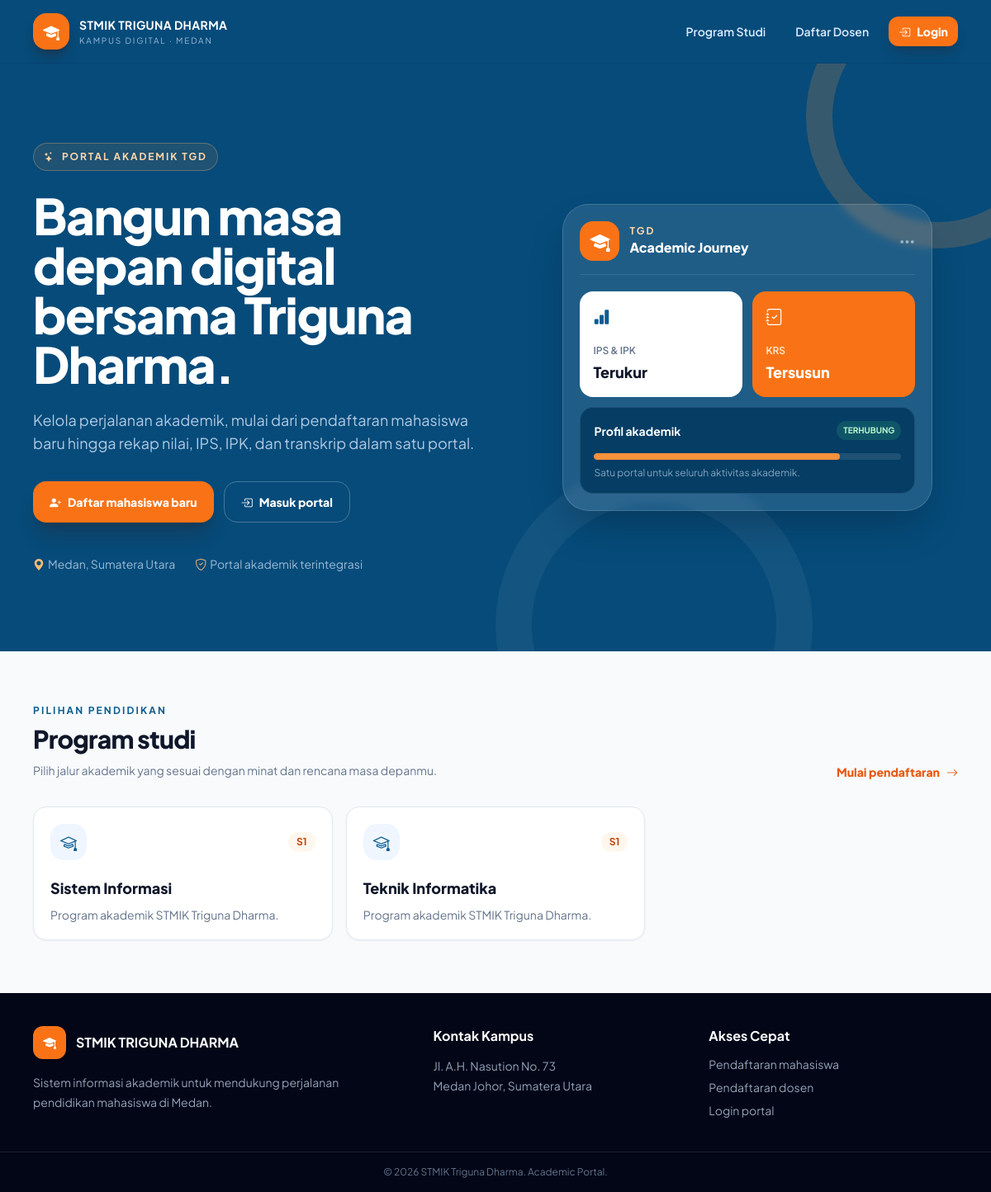
The page / on the database its author committed.
### tables this page shows
CREATE TABLE IF NOT EXISTS program_studi (
    id INT PRIMARY KEY AUTO_INCREMENT,
    kode_prodi VARCHAR(30) NOT NULL UNIQUE,
    nama_prodi VARCHAR(150) NOT NULL,
    jenjang VARCHAR(30) NOT NULL,
    status TINYINT(1) NOT NULL DEFAULT 1,
    created_at TIMESTAMP DEFAULT CURRENT_TIMESTAMP,
    updated_at TIMESTAMP DEFAULT CURRENT_TIMESTAMP ON UPDATE CURRENT_TIMESTAMP
);

### helpers/helpers.php (called while the page is built, shortened)
<?php
function view(string $template, array $data = []): void
{
    extract($data);
    $path = ROOT_PATH . '/views/' . $template . '.php';
    include $path;
}
function e(mixed $value): string
{
    return htmlspecialchars((string) $value, ENT_QUOTES, 'UTF-8');
}

### controllers/AuthController.php (called while the page is built, shortened)
<?php
class AuthController
{
    private PDO $pdo;
    public function __construct(UserModel $userModel, PDO $pdo)
    {
        $this->pdo = $pdo;
    }
    public function welcome(): void
    {
        $programStudi = (new ProgramStudiModel($this->pdo))->getAll();
        view('auth/welcome', ['pageTitle' => 'STMIK Triguna Dharma', 'programStudi' => $programStudi]);
    }
}

### public/index.php (called while the page is built, shortened)
<?php
require_once __DIR__ . '/../helpers/helpers.php';
require_once __DIR__ . '/../models/ProgramStudiModel.php';
require_once __DIR__ . '/../controllers/AuthController.php';
$dbConfig = require __DIR__ . '/../config/database.php';
try {
    $db = new Database($dbConfig);
    $pdo = $db->getConnection();
} catch (Throwable $e) {
    http_response_code(503);
    echo '<!DOCTYPE html><html lang="id"><head><meta charset="UTF-8"><meta name="viewport" content="width=device-width, initial-scale=1.0"><title>Database Tidak Tersedia</title><script src="https://cdn.tailwindcss.com"></script></head><body class="bg-slate-100 min-h-screen flex items-center justify-center"><div class="max-w-lg rounded-xl bg-white p-8 shadow-lg text-center"><div class="mb-4 text-5xl">⚠️</div><h1 class="text-2xl font-bold text-slate-800 mb-2">Database belum aktif</h1><p class="text-slate-600 mb-4">Server MySQL Laragon belum berjalan atau koneksi belum dikonfigurasi.</p><pre class="overflow-auto rounded bg-slate-100 p-3 text-left text-xs text-slate-700">' . htmlspecialchars($e->getMessage(), ENT_QUOTES, 'UTF-8') . '</pre><p class="mt-4 text-sm text-slate-500">Lanjutkan dengan menyalakan MySQL di Laragon dan menjalankan script SQL dari folder database.</p></div></body></html>';
    exit;
}
$uri = parse_url($_SERVER['REQUEST_URI'], PHP_URL_PATH);
$routeMap = [
    '/' => ['AuthController', 'welcome'],
    '/login' => ['AuthController', 'login'],
    '/register' => ['AuthController', 'register'],
    '/register/dosen' => ['AuthController', 'registerDosen'],
    '/logout' => ['AuthController', 'logout'],
    '/admin/dashboard' => ['AdminController', 'dashboard'],
    '/admin/dashboard/live' => ['AdminController', 'liveData'],
    '/admin/program-studi' => ['MasterDataController', 'programStudi'],
    '/admin/mahasiswa' => ['MasterDataController', 'mahasiswa'],
    '/admin/dosen' => ['MasterDataController', 'dosen'],
    '/admin/mata-kuliah' => ['MasterDataController', 'mataKuliah'],
    '/admin/tahun-akademik' => ['MasterDataController', 'tahunAkademik'],
    '/admin/krs' => ['KrsController', 'index'],
    '/admin/krs/create' => ['KrsController', 'create'],
    '/admin/krs/delete' => ['KrsController', 'delete'],
    '/admin/nilai' => ['NilaiController', 'index'],
    '/admin/ips' => ['PerhitunganController', 'ips'],
    '/admin/ipk' => ['PerhitunganController', 'ipk'],
    '/admin/transkrip' => ['PerhitunganController', 'transkrip'],
    '/dosen/dashboard' => ['DosenController', 'dashboard'],
    '/dosen/dashboard/live' => ['DosenController', 'liveData'],
    '/mahasiswa/dashboard' => ['MahasiswaController', 'dashboard'],
    '/mahasiswa/dashboard/live' => ['MahasiswaController', 'liveData'],
    '/mahasiswa/krs' => ['KrsController', 'mandiri'],
];
$action = $routeMap[$uri] ?? null;
[$controllerName, $method] = $action;
if (in_array($controllerName, ['AdminController', 'MasterDataController', 'KrsController', 'NilaiController', 'PerhitunganController', 'DosenController', 'MahasiswaController'], true)) {
    $controller = new $controllerName($pdo);
} elseif ($controllerName === 'AuthController') {
    $controller = new $controllerName(new UserModel($pdo), $pdo);
} else {
    $controller = new $controllerName();
}
$controller->$method();

### models/ProgramStudiModel.php (called while the page is built, shortened)
<?php
class ProgramStudiModel
{
    private PDO $pdo;
    public function __construct(PDO $pdo)
    {
        $this->pdo = $pdo;
    }
    public function getAll(): array
    {
        $sql = 'SELECT * FROM program_studi ORDER BY nama_prodi ASC';
        $stmt = $this->pdo->query($sql);
        return $stmt->fetchAll();
    }
}

### views/auth/welcome.php (the view, shortened to what this page needs)
<?php
$programStudi = $programStudi ?? [];
?>
<!DOCTYPE html>
<html lang="id">
<head>
    <script src="https://cdn.tailwindcss.com"></script>
    <link rel="stylesheet" href="https://cdn.jsdelivr.net/npm/bootstrap-icons@1.11.3/font/bootstrap-icons.min.css">
</head>
<body class="bg-slate-50 text-slate-900">
    <header class="border-b border-blue-950/20 bg-[#064b7a] text-white">
        <div class="mx-auto flex max-w-7xl items-center justify-between px-4 py-4 sm:px-6 lg:px-10">
            <a href="<?php echo BASE_URL; ?>/" class="flex items-center gap-3"><span class="flex h-11 w-11 items-center justify-center rounded-2xl bg-orange-500 text-xl shadow-lg shadow-orange-950/30"><i class="bi bi-mortarboard-fill"></i></span><span><strong class="block text-sm tracking-wide">STMIK TRIGUNA DHARMA</strong><small class="mt-0.5 block text-[10px] uppercase tracking-[.18em] text-blue-100/70">Kampus Digital &middot; Medan</small></span></a>
            <nav class="flex items-center gap-2 sm:gap-3"><a href="#program-studi" class="hidden rounded-xl px-3 py-2 text-sm font-semibold text-blue-100 hover:bg-white/10 sm:inline-block">Program Studi</a><a href="<?php echo BASE_URL; ?>/register/dosen" class="hidden rounded-xl px-3 py-2 text-sm font-semibold text-blue-100 hover:bg-white/10 md:inline-block">Daftar Dosen</a><a href="<?php echo BASE_URL; ?>/login" class="inline-flex items-center gap-2 rounded-xl bg-orange-500 px-3 py-2 text-sm font-extrabold text-white shadow-lg shadow-orange-950/20 transition hover:bg-orange-600"><i class="bi bi-box-arrow-in-right"></i><span>Login</span></a></nav>
        </div>
    </header>
    <main>
        <section class="relative overflow-hidden bg-[#064b7a] text-white">
            <div class="absolute -right-24 -top-24 h-80 w-80 rounded-full border-[32px] border-orange-400/20"></div><div class="absolute -bottom-40 left-1/2 h-96 w-96 rounded-full border-[44px] border-white/5"></div>
            <div class="relative mx-auto grid max-w-7xl items-center gap-12 px-4 py-16 sm:px-6 sm:py-20 lg:grid-cols-[1.05fr_.95fr] lg:px-10 lg:py-24">
                <div>
                    <div class="mb-6 inline-flex items-center gap-2 rounded-full border border-orange-300/30 bg-orange-400/10 px-3 py-2 text-xs font-bold uppercase tracking-[.16em] text-orange-200"><i class="bi bi-stars"></i> Portal Akademik TGD</div>
                    <h1 class="max-w-2xl text-4xl font-extrabold leading-tight tracking-tight sm:text-5xl lg:text-6xl">Bangun masa depan digital bersama Triguna Dharma.</h1>
                    <p class="mt-6 max-w-xl text-base leading-8 text-blue-100/80 sm:text-lg">Kelola perjalanan akademik, mulai dari pendaftaran mahasiswa baru hingga rekap nilai, IPS, IPK, dan transkrip dalam satu portal.</p>
                    <div class="mt-8 flex flex-col gap-3 sm:flex-row"><a href="<?php echo BASE_URL; ?>/register" class="inline-flex items-center justify-center gap-2 rounded-2xl bg-orange-500 px-5 py-3.5 text-sm font-extrabold text-white shadow-xl shadow-orange-950/20 transition hover:bg-orange-600"><i class="bi bi-person-plus-fill"></i> Daftar mahasiswa baru</a><a href="<?php echo BASE_URL; ?>/login" class="inline-flex items-center justify-center gap-2 rounded-2xl border border-white/25 px-5 py-3.5 text-sm font-extrabold text-white transition hover:bg-white/10"><i class="bi bi-box-arrow-in-right"></i> Masuk portal</a></div>
                    <div class="mt-10 flex flex-wrap gap-x-6 gap-y-3 text-sm text-blue-100/70"><span><i class="bi bi-geo-alt-fill mr-1 text-orange-300"></i>Medan, Sumatera Utara</span><span><i class="bi bi-shield-check mr-1 text-orange-300"></i>Portal akademik terintegrasi</span></div>
                </div>
                <div class="relative mx-auto w-full max-w-md">
                    <div class="rounded-[2rem] border border-white/15 bg-white/10 p-5 shadow-2xl backdrop-blur-sm"><div class="flex items-center justify-between border-b border-white/10 pb-4"><div class="flex items-center gap-3"><div class="flex h-12 w-12 items-center justify-center rounded-2xl bg-orange-500 text-2xl"><i class="bi bi-mortarboard-fill"></i></div><div><p class="text-xs font-bold uppercase tracking-[.18em] text-orange-200">TGD</p><p class="font-extrabold">Academic Journey</p></div></div><i class="bi bi-three-dots text-xl text-blue-100/60"></i></div><div class="mt-5 grid grid-cols-2 gap-3"><div class="rounded-2xl bg-white p-4 text-slate-900"><i class="bi bi-bar-chart-fill text-xl text-[#0b5d8f]"></i><p class="mt-5 text-xs font-semibold text-slate-500">IPS &amp; IPK</p><p class="mt-1 text-lg font-extrabold">Terukur</p></div><div class="rounded-2xl bg-orange-500 p-4 text-white"><i class="bi bi-journal-check text-xl"></i><p class="mt-5 text-xs font-semibold text-orange-100">KRS</p><p class="mt-1 text-lg font-extrabold">Tersusun</p></div></div><div class="mt-3 rounded-2xl border border-white/10 bg-[#053d64] p-4"><div class="flex items-center justify-between"><span class="text-sm font-bold">Profil akademik</span><span class="rounded-full bg-green-400/15 px-2 py-1 text-[10px] font-bold text-green-200">TERHUBUNG</span></div><div class="mt-4 h-2 overflow-hidden rounded-full bg-white/10"><div class="h-full w-4/5 rounded-full bg-orange-400"></div></div><p class="mt-2 text-xs text-blue-100/60">Satu portal untuk seluruh aktivitas akademik.</p></div></div>
                </div>
            </div>
        </section>
        <section id="program-studi" class="mx-auto max-w-7xl px-4 py-16 sm:px-6 lg:px-10"><div class="flex flex-col justify-between gap-4 sm:flex-row sm:items-end"><div><p class="text-xs font-bold uppercase tracking-[.18em] text-[#0b5d8f]">Pilihan pendidikan</p><h2 class="mt-2 text-3xl font-extrabold tracking-tight text-slate-900">Program studi</h2><p class="mt-2 max-w-xl text-sm leading-6 text-slate-500">Pilih jalur akademik yang sesuai dengan minat dan rencana masa depanmu.</p></div><a href="<?php echo BASE_URL; ?>/register" class="inline-flex items-center gap-2 text-sm font-extrabold text-orange-600 hover:text-orange-700">Mulai pendaftaran <i class="bi bi-arrow-right"></i></a></div><div class="mt-8 grid gap-4 sm:grid-cols-2 lg:grid-cols-3"><?php foreach ($programStudi as $program): ?><div class="rounded-2xl border border-slate-200 bg-white p-5 shadow-sm transition hover:-translate-y-1 hover:shadow-xl"><div class="flex items-center justify-between"><span class="flex h-11 w-11 items-center justify-center rounded-2xl bg-blue-50 text-xl text-[#0b5d8f]"><i class="bi bi-mortarboard"></i></span><span class="rounded-full bg-orange-50 px-2.5 py-1 text-xs font-bold text-orange-700"><?php echo e($program['jenjang']); ?></span></div><h3 class="mt-5 text-lg font-extrabold text-slate-900"><?php echo e($program['nama_prodi']); ?></h3><p class="mt-2 text-sm text-slate-500">Program akademik STMIK Triguna Dharma.</p></div><?php endforeach; ?></div></section>
    </main>
    <footer class="bg-slate-950 text-slate-300"><div class="mx-auto grid max-w-7xl gap-8 px-4 py-10 sm:px-6 md:grid-cols-[1.2fr_.8fr_.8fr] lg:px-10"><div><div class="flex items-center gap-3 text-white"><span class="flex h-10 w-10 items-center justify-center rounded-xl bg-orange-500"><i class="bi bi-mortarboard-fill"></i></span><strong>STMIK TRIGUNA DHARMA</strong></div><p class="mt-4 max-w-sm text-sm leading-6 text-slate-400">Sistem informasi akademik untuk mendukung perjalanan pendidikan mahasiswa di Medan.</p></div><div><p class="font-bold text-white">Kontak Kampus</p><p class="mt-3 text-sm leading-6 text-slate-400">Jl. A.H. Nasution No. 73<br>Medan Johor, Sumatera Utara</p></div><div><p class="font-bold text-white">Akses Cepat</p><div class="mt-3 space-y-2 text-sm"><a href="<?php echo BASE_URL; ?>/register" class="block text-slate-400 hover:text-orange-300">Pendaftaran mahasiswa</a><a href="<?php echo BASE_URL; ?>/register/dosen" class="block text-slate-400 hover:text-orange-300">Pendaftaran dosen</a><a href="<?php echo BASE_URL; ?>/login" class="block text-slate-400 hover:text-orange-300">Login portal</a></div></div></div><div class="border-t border-white/10 px-4 py-4 text-center text-xs text-slate-500">&copy; <?php echo date('Y'); ?> STMIK Triguna Dharma. Academic Portal.</div></footer>
</body>
</html>

### views/auth/welcome.php (style rules this page uses)
body { font-family: 'Plus Jakarta Sans', sans-serif; }

### rows shown on the page
program_studi: jenjang "S1", nama_prodi "Sistem Informasi"
program_studi: jenjang "S1", nama_prodi "Teknik Informatika"
